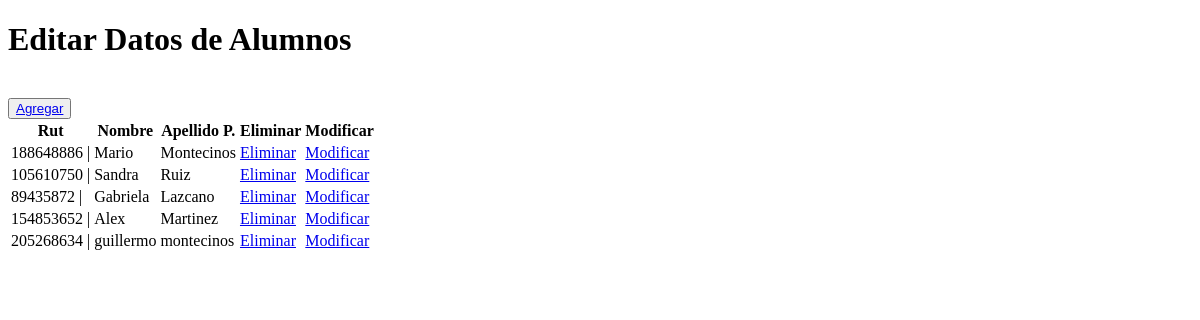
Before: /productos/crud with the older database file.
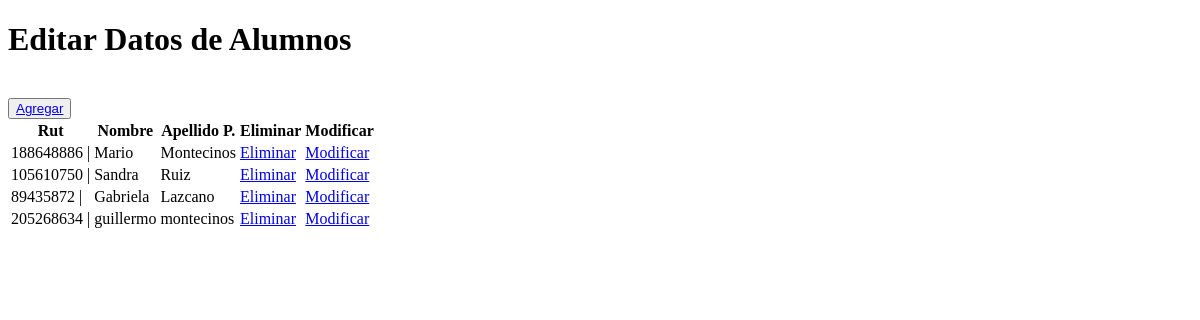
After: the same page with the newer database file.
### productos/models.py (models this page shows, shortened)
class Cliente(models.Model):
    rut                      = models.CharField(primary_key=True, max_length=10)
    nombre                   = models.CharField(max_length=20)
    apellido_paterno         = models.CharField(max_length=20)
    apellido_materno         = models.CharField(max_length=20)
    fecha_nacimiento         = models.DateField(blank=False, null=False)
    id_genero                = models.ForeignKey('Genero', on_delete=models.CASCADE, db_column='idGenero')
    telefono                 = models.CharField(max_length=45)
    email                    = models.EmailField(unique=True, max_length=100, blank=True, null=False)
    direccion                = models.CharField(max_length=50, blank=True, null=False)
    activo                   = models.IntegerField()

### productos/views.py (the view)
# urls.py: path('crud', views.crud, name='crud'),
def crud(request):
    clientes = Cliente.objects.all()
    context = {'clientes': clientes}
    return render(request, 'productos/Clientes_list.html', context)

### productos/context_processor.py (called while the page is built)
def total_carrito(request):
    total = 0
    if request.user.is_authenticated:
        if "carrito" in request.session.keys():
            for key, value in request.session["carrito"].items():
                total += int(value["acumulado"])
    return {"total_carrito": total}

### productos/templates/productos/Clientes_list.html (shortened to what this page needs)
{% load static%}
<!DOCTYPE html>
<html lang="en">
<head>
</head>
<body>
    <h1>Editar Datos de Alumnos</h1>
    <br>
    <button type="button">
        <a href="{% url 'clientes_add' %}" > Agregar </a>
    </button>
        <table>
            {% if clientes %}
                <th>Rut</th>
                <th>Nombre</th>
                <th>Apellido P.</th>
                <th>Eliminar</th>
                <th>Modificar</th>
                {% for x in clientes %}
                <tr>
                    <td> {{ x.rut }} |
                    <td>{{ x.nombre }}
                    <td>{{ x.apellido_paterno }}
                    <td> <a href="{% url 'clientes_del' pk=x.rut %}">Eliminar</a>
                    <td> <a href="{% url 'clientes_findEdit' pk=x.rut %}">Modificar</a>
                </tr>
                {% endfor %}
            {% endif %}
        </table>
</body>
</html>

Changed rows visible on the page:
removed Cliente: rut "154853652", nombre "Alex", apellido_paterno "Martinez"
